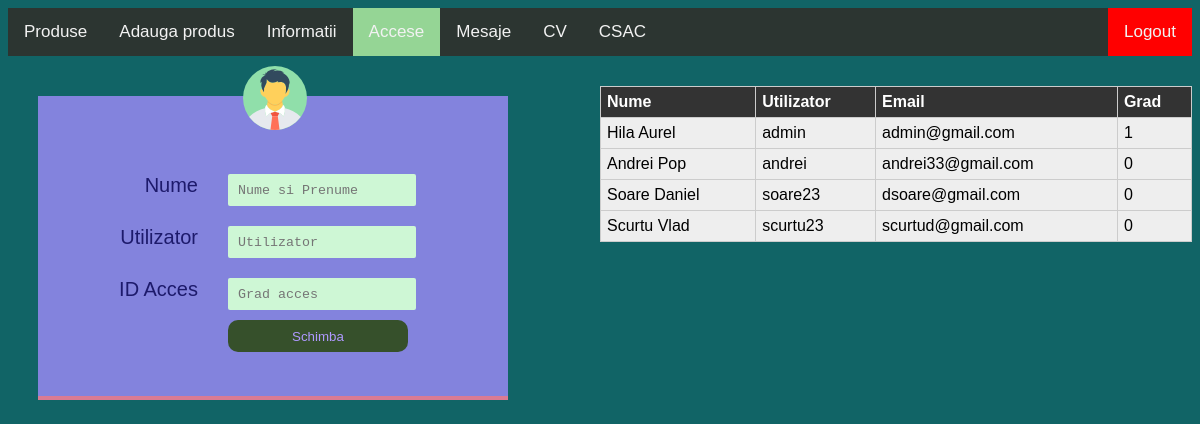
Screenshot of /admin_acces.php (signed in) with the database file from the repository.
### tables this page shows
CREATE TABLE `users` (
  `id` int(100) NOT NULL,
  `nume` varchar(255) NOT NULL,
  `username` varchar(255) NOT NULL,
  `Email` varchar(255) NOT NULL,
  `password` varchar(255) NOT NULL,
  `tip_acces` int(1) NOT NULL
);

### admin_acces.php (the view, shortened to what this page needs)
<!DOCTYPE html>
<html lang="en">
<head>
  <link rel="stylesheet" text="text/css" href="assets/css/continut.css?<?=filemtime("assets/css/continut.css")?>"/>
  <link rel="stylesheet" text="text/css" href="assets/css/admin_acces.css?<?=filemtime("assets/css/admin_acces.css")?>"/>
</head>
<body>
  <?php include 'navigatie.php';
  ?>
  <main class="main_acces">
    <div class="form_user">
      <form action="admin_accese_sql.php" method="POST">
          <div class="accese_window">
            <div class="accese_continut">
              <div class="accese_image">
                <img src="assets/image/man.png" alt="poza_form">
              </div>
              <div class="accese_error">
              </div>
              <div class="accese_input">
                <label for="nume">Nume</label>
                <input type="text" id="nume" name="nume" placeholder="Nume si Prenume"><br>
                <label for="username">Utilizator</label>
                <input type="text" id="username" name="username" placeholder="Utilizator"><br>
                <label for="acces">ID Acces</label>
                <input type="text" id="acces" name="id_acces" placeholder="Grad acces"><br>
              </div>
              <div class="accese_button">
                <button type="submit">Schimba</button>
              </div>
              </div>
            </div>
          </div>
    <div class="afisare_user">
        <table>
          <thead>
            <tr>
                <th>Nume</th>
                <th>Utilizator</th>
                <th>Email</th>
                <th>Grad</th>
            </tr>
          </thead>
            <?php
                include 'dbconnect.php';
                $sql = "SELECT * FROM users";
                $rezultat = mysqli_query($connect, $sql);
                while($row = mysqli_fetch_assoc($rezultat)){
                echo "<tbody><tr>
                      <td>".$row['nume']."</td>
                      <td>".$row['username']."</td>
                      <td>".$row['Email']."</td>
                      <td>".$row['tip_acces']."</td></tr></tbody>";
                }
            ?>
        </table>
    </div>
  </main>
</body>
</html>

### navigatie.php (shortened to what this page needs)
<!DOCTYPE html>
<html lang="en">
  <head>
    <link rel="stylesheet" text="text/css" href="assets/css/menu.css?<?=filemtime("assets/css/menu.css")?>"/>
  </head>
  <body>
    <nav class="menu" id="myMenu">
      <a href="produse.php" id="active">Produse</a>
      <a href="admin_modifica.php">Adauga produs</a>
      <a href="admin_info.php">Informatii</a>
      <a href="admin_acces.php">Accese</a>
      <a href="admin_mesaje.php">Mesaje</a>
      <a href="http://webspace.ulbsibiu.ro/aurel.hila/">CV</a>
      <a href="https://csac.ulbsibiu.ro">CSAC</a>
      <a href="logout.php" class="logout">Logout</a>
    </nav>
  </body>

### assets/css/continut.css (style rules this page uses)
body { background-color: #116466; font-family: "Arial", "Verdana", "Tahoma"; min-width: 300px; width: auto !important; width: 300px; }
.main_tabel td, th { padding: 6px; border: 1px solid #ccc; text-align: left; }

### assets/css/admin_acces.css (style rules this page uses)
.form_user { width: 50%; display:inline-block; }
.afisare_user { width: 50%; float:right; }
.accese_window { background-color: #8383DD; box-shadow: 0 4px #DA7B93; width: 470px; height: 300px; margin-top: 40px; margin-left: 30px; }
.accese_continut { padding-top: 70px; display: table; position: relative; border-collapse: separate; }
.accese_error { text-align: center; margin-left: 80px; margin-top: -10px; font-weight: bold; color: #781C1C; font-size: 15px; padding-bottom: 10px; }
.accese_image { margin-top: -100px; margin-left: 205px; margin-bottom: 30px; }
.accese_input label { padding-left: 70px; color: #1D1A6B; font-size: 20px; float: left; margin-right: 30px; vertical-align: middle; text-align: right; width: 90px; margin-top: 10px; }
.accese_input input { background-color: #CEF7D5; color: #1D1A6B; padding: 5px; height: 4vh; resize: none; border: none; border-radius: 2px; margin-top: 10px; margin-bottom: 10px; position: relative; display: inline-block; padding: 0 10px; font-family: 'Courier New', Courier, monospace; }
.accese_button button { text-align: center; background-color: #36502B; color: #AF99FF; height: 4vh; width: 180px; border:none; margin-left: 190px; cursor:pointer; border-radius: 10px; }
.afisare_user table { margin-top: 30px; width: 100%; border-collapse: collapse; }
.afisare_user tr:nth-of-type(odd) { background: #eee; }
.afisare_user th { background: #333; color: white; font-weight: bold; }
.afisare_user td, th { padding: 6px; border: 1px solid #ccc; text-align: left; }

### assets/css/menu.css (style rules this page uses)
.menu { overflow: hidden; background-color: #2C3531; }
.menu a { float: left; display: block; color: #f2f2f2; text-align: center; padding: 14px 16px; text-decoration: none; font-size: 17px; }
.active { background-color:#95D595; }
.menu .logout { background-color: red; float:right; }

### rows the page displays
users: nume "Hila Aurel", username "admin", Email "admin@gmail.com", tip_acces "1"
users: nume "Andrei Pop", username "andrei", Email "andrei33@gmail.com", tip_acces "0"
users: nume "Soare Daniel", username "soare23", Email "dsoare@gmail.com", tip_acces "0"
users: nume "Scurtu Vlad", username "scurtu23", Email "scurtud@gmail.com", tip_acces "0"
